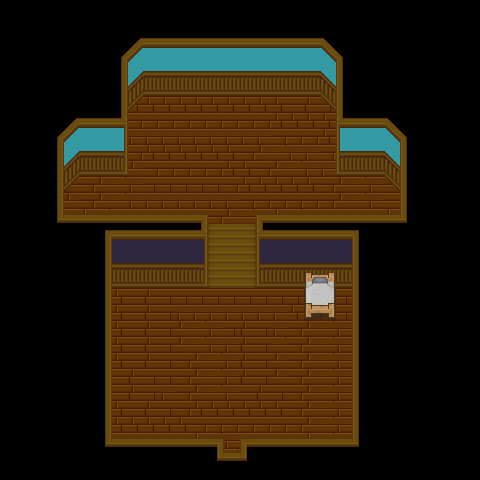

Below is a game level as drawn by its tile map, then a one-line description and the .tmx that defines it (tile-layer data replaced by summaries):
An orthogonal 30x30 tile map with 16x16 px tiles, 3 tile layers (Base Layer, Ground Layer, Upper Layer), 2 tilesets and 4 objects (Entrance, Exit, PlayerSpawn, Spouse).

<map version="1.2" tiledversion="1.2.2" orientation="orthogonal" renderorder="right-down" width="30" height="30" tilewidth="16" tileheight="16" infinite="0" nextlayerid="9" nextobjectid="7">
 <properties>
  <property name="Manor" type="bool" value="true" />
 </properties>
 <tileset firstgid="1" name="tsWallsFloors" tilewidth="16" tileheight="16" tilecount="160" columns="20">
  <image source="tsWallsFloors.png" trans="ffffff" width="320" height="128" />
 </tileset>
 <tileset firstgid="161" name="tsFurniture" tilewidth="16" tileheight="16" tilecount="300" columns="20">
  <image source="tsFurniture.png" trans="ffffff" width="320" height="240" />
 </tileset>
 <layer id="6" name="Base Layer" width="30" height="30">
  <data>[900 cells, 858 non-empty, 18 distinct tile ids]</data>
 </layer>
 <layer id="7" name="Ground Layer" width="30" height="30">
  <data>[900 cells, 166 non-empty, 39 distinct tile ids]</data>
 </layer>
 <layer id="8" name="Upper Layer" width="30" height="30">
  <data>[900 cells, 36 non-empty, 10 distinct tile ids]</data>
 </layer>
 <objectgroup id="4" name="Travel Layer">
  <object id="1" name="Entrance" x="225.719" y="450.94" width="11.8333" height="11.3333">
   <properties>
    <property name="Entrance" value="mapManorGrounds" />
   </properties>
  </object>
  <object id="2" name="Exit" x="225.667" y="468.834" width="12.5" height="9">
   <properties>
    <property name="Exit" value="mapManorGrounds" />
   </properties>
  </object>
 </objectgroup>
 <objectgroup id="5" name="Character Layer">
  <object id="4" name="PlayerSpawn" x="244" y="389.833" width="8" height="5.33333" />
  <object id="5" name="Spouse" x="177.25" y="400.5" width="13.75" height="14.25" />
 </objectgroup>
</map>
